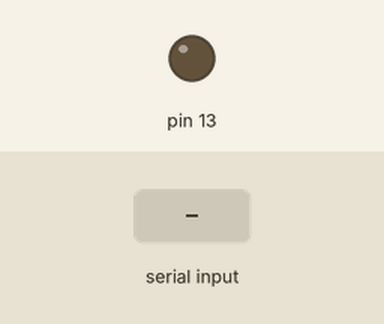
The sketch below on a simulated Arduino Uno, built with avr-gcc and run on an emulated ATmega328P. Parts: output pins drawn as LEDs (lit = HIGH). Inputs (shaded band) come from the test bench. What the sketch prints to the serial monitor is not drawn.

Above: at 1.2 s.
1.3 s: "90,45\n" received over Serial
At 2.71 s:
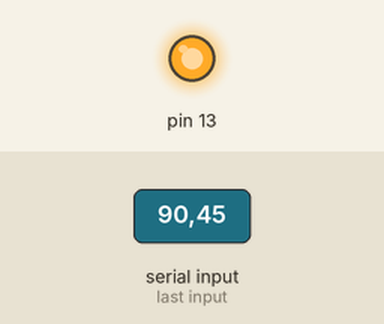
4.3 s: "1,90,45\n" received over Serial
At 7.0 s:
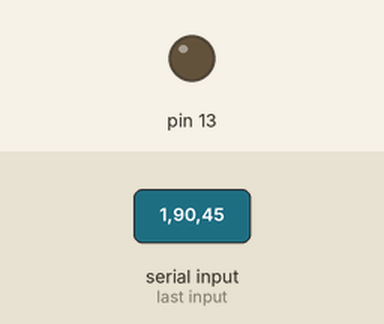
Timing chart, 0 to 8.5 s (numbered marks = the images above; inputs shaded):
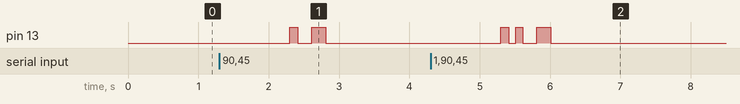

Measured:
- after the input at 1.3 s, pin 13: LOW → HIGH after 1.0 s, → LOW 0.11 s later, → HIGH 0.20 s later, → LOW 0.20 s later
- after the input at 4.3 s, pin 13: goes HIGH 0.11 s, LOW 0.10 s, HIGH 0.10 s, LOW 0.20 s, HIGH 0.20 s, then LOW, starting after 1.0 s

The sketch:

v2.ino
```cpp
String stringToSend = "";
String charToSend = "";
int dataLength = "";

int bufferLength = 8;

void setup() {
  Serial.begin(115200);
  Serial.print("Transmitter online, buffer length: ");
  Serial.println(bufferLength);
  pinMode(13,OUTPUT);

}

void loop() {
  if (Serial.available()) {
    stringToSend = Serial.readStringUntil("\n"); // Read data and give feedback
    dataLength = stringToSend.length();
    Serial.print("Data length: ");
    Serial.println(dataLength - 1);
    Serial.println("Transmission begin...");

    if (dataLength - 1 > bufferLength) { // Buffer overflow detection
      Serial.print("Warning! buffer overflow, only the first ");
      Serial.print(bufferLength);
      Serial.println(" characters will be transmitted");
    }

    digitalWrite(13,1); // Start bit
    delay(10);
    digitalWrite(13,0);

    Serial.print("Data transmitted: ");
    for (int inc = 0; inc < bufferLength; inc ++) { // Transmitting bit by bit
      charToSend = stringToSend.charAt(inc);
      digitalWrite(13, charToSend.toInt());
      Serial.print(charToSend.toInt());
      delay(100);
    }

    digitalWrite(13,0); // Reset
    Serial.println("");
    Serial.print("Transmitter online, buffer length: ");
    Serial.println(bufferLength);
  }
}
```
